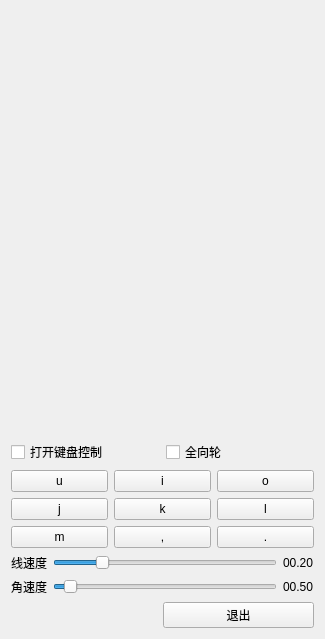
              <widget class="QWidget" name="scrollAreaWidgetContents_2">
               <property name="geometry">
                <rect>
                 <x>0</x>
                 <y>0</y>
                 <width>325</width>
                 <height>639</height>
                </rect>
               </property>
               <layout class="QVBoxLayout" name="verticalLayout_6">
                <item>
                 <spacer name="verticalSpacer">
                  <property name="orientation">
                   <enum>Qt::Vertical</enum>
                  </property>
                  <property name="sizeHint" stdset="0">
                   <size>
                    <width>20</width>
                    <height>40</height>
                   </size>
                  </property>
                 </spacer>
                </item>
                <item>
                 <layout class="QHBoxLayout" name="horizontalLayout_15">
                  <item>
                   <widget class="QCheckBox" name="checkBox_key">
                    <property name="text">
                     <string>打开键盘控制</string>
                    </property>
                   </widget>
                  </item>
                  <item>
                   <widget class="QCheckBox" name="checkBox_mec">
                    <property name="text">
                     <string>全向轮</string>
                    </property>
                   </widget>
                  </item>
                 </layout>
                </item>
                <item>
                 <layout class="QGridLayout" name="gridLayout_2" rowstretch="1,1,1" columnstretch="1,1,1">
                  <item row="0" column="0">
                   <widget class="QPushButton" name="pushButton_lu">
                    <property name="text">
                     <string>u</string>
                    </property>
                    <property name="autoExclusive">
                     <bool>true</bool>
                    </property>
                   </widget>
                  </item>
                  <item row="0" column="1">
                   <widget class="QPushButton" name="pushButton_u">
                    <property name="text">
                     <string>i</string>
                    </property>
                    <property name="checkable">
                     <bool>false</bool>
                    </property>
                    <property name="checked">
                     <bool>false</bool>
                    </property>
                    <property name="autoRepeat">
                     <bool>false</bool>
                    </property>
                    <property name="autoExclusive">
                     <bool>true</bool>
                    </property>
                    <property name="autoRepeatDelay">
                     <number>30000</number>
                    </property>
                    <property name="autoRepeatInterval">
                     <number>10</number>
                    </property>
                   </widget>
                  </item>
                  <item row="0" column="2">
                   <widget class="QPushButton" name="pushButton_ru">
                    <property name="text">
                     <string>o</string>
                    </property>
                    <property name="autoExclusive">
                     <bool>true</bool>
                    </property>
                    <property name="autoRepeatDelay">
                     <number>3</number>
                    </property>
                    <property name="autoRepeatInterval">
                     <number>1</number>
                    </property>
                   </widget>
                  </item>
                  <item row="1" column="0">
                   <widget class="QPushButton" name="pushButton_l">
                    <property name="text">
                     <string>j</string>
                    </property>
                    <property name="autoExclusive">
                     <bool>true</bool>
                    </property>
                   </widget>
                  </item>
                  <item row="1" column="1">
                   <widget class="QPushButton" name="pushButton_stop">
                    <property name="text">
                     <string>k</string>
                    </property>
                    <property name="autoExclusive">
                     <bool>true</bool>
                    </property>
                   </widget>
                  </item>
                  <item row="1" column="2">
                   <widget class="QPushButton" name="pushButton_r">
                    <property name="text">
                     <string>l</string>
                    </property>
                    <property name="autoExclusive">
                     <bool>true</bool>
                    </property>
                   </widget>
                  </item>
                  <item row="2" column="0">
                   <widget class="QPushButton" name="pushButton_ld">
                    <property name="text">
                     <string>m</string>
                    </property>
                    <property name="autoExclusive">
                     <bool>true</bool>
                    </property>
                   </widget>
                  </item>
                  <item row="2" column="1">
                   <widget class="QPushButton" name="pushButton_d">
                    <property name="text">
                     <string>,</string>
                    </property>
                    <property name="autoExclusive">
                     <bool>true</bool>
                    </property>
                   </widget>
                  </item>
                  <item row="2" column="2">
                   <widget class="QPushButton" name="pushButton_rd">
                    <property name="text">
                     <string>.</string>
                    </property>
                    <property name="autoExclusive">
                     <bool>true</bool>
                    </property>
                   </widget>
                  </item>
                 </layout>
                </item>
                <item>
                 <layout class="QGridLayout" name="gridLayout_4">
                  <item row="0" column="0">
                   <widget class="QLabel" name="label_20">
                    <property name="text">
                     <string>线速度</string>
                    </property>
                   </widget>
                  </item>
                  <item row="0" column="1">
                   <widget class="QSlider" name="horizontalSlider_v">
                    <property name="maximum">
                     <number>100</number>
                    </property>
                    <property name="value">
                     <number>20</number>
                    </property>
                    <property name="orientation">
                     <enum>Qt::Horizontal</enum>
                    </property>
                   </widget>
                  </item>
                  <item row="0" column="2">
                   <widget class="QLabel" name="label_v">
                    <property name="text">
                     <string>00.20</string>
                    </property>
                   </widget>
                  </item>
                  <item row="1" column="0">
                   <widget class="QLabel" name="label_21">
                    <property name="text">
                     <string>角速度</string>
                    </property>
                   </widget>
                  </item>
                  <item row="1" column="1">
                   <widget class="QSlider" name="horizontalSlider_c">
                    <property name="minimum">
                     <number>0</number>
                    </property>
                    <property name="maximum">
                     <number>1000</number>
                    </property>
                    <property name="value">
                     <number>50</number>
                    </property>
                    <property name="orientation">
                     <enum>Qt::Horizontal</enum>
                    </property>
                   </widget>
                  </item>
                  <item row="1" column="2">
                   <widget class="QLabel" name="label_c">
                    <property name="text">
                     <string>00.50</string>
                    </property>
                   </widget>
                  </item>
                 </layout>
                </item>
                <item>
                 <layout class="QHBoxLayout" name="horizontalLayout_5">
                  <item>
                   <spacer name="horizontalSpacer_3">
                    <property name="orientation">
                     <enum>Qt::Horizontal</enum>
                    </property>
                    <property name="sizeHint" stdset="0">
                     <size>
                      <width>40</width>
                      <height>20</height>
                     </size>
                    </property>
                   </spacer>
                  </item>
                  <item>
                   <widget class="QPushButton" name="quit_button">
                    <property name="sizePolicy">
                     <sizepolicy hsizetype="MinimumExpanding" vsizetype="Fixed">
                      <horstretch>0</horstretch>
                      <verstretch>0</verstretch>
                     </sizepolicy>
                    </property>
                    <property name="text">
                     <string>退出</string>
                    </property>
                   </widget>
                  </item>
                 </layout>
                </item>
               </layout>
              </widget>
